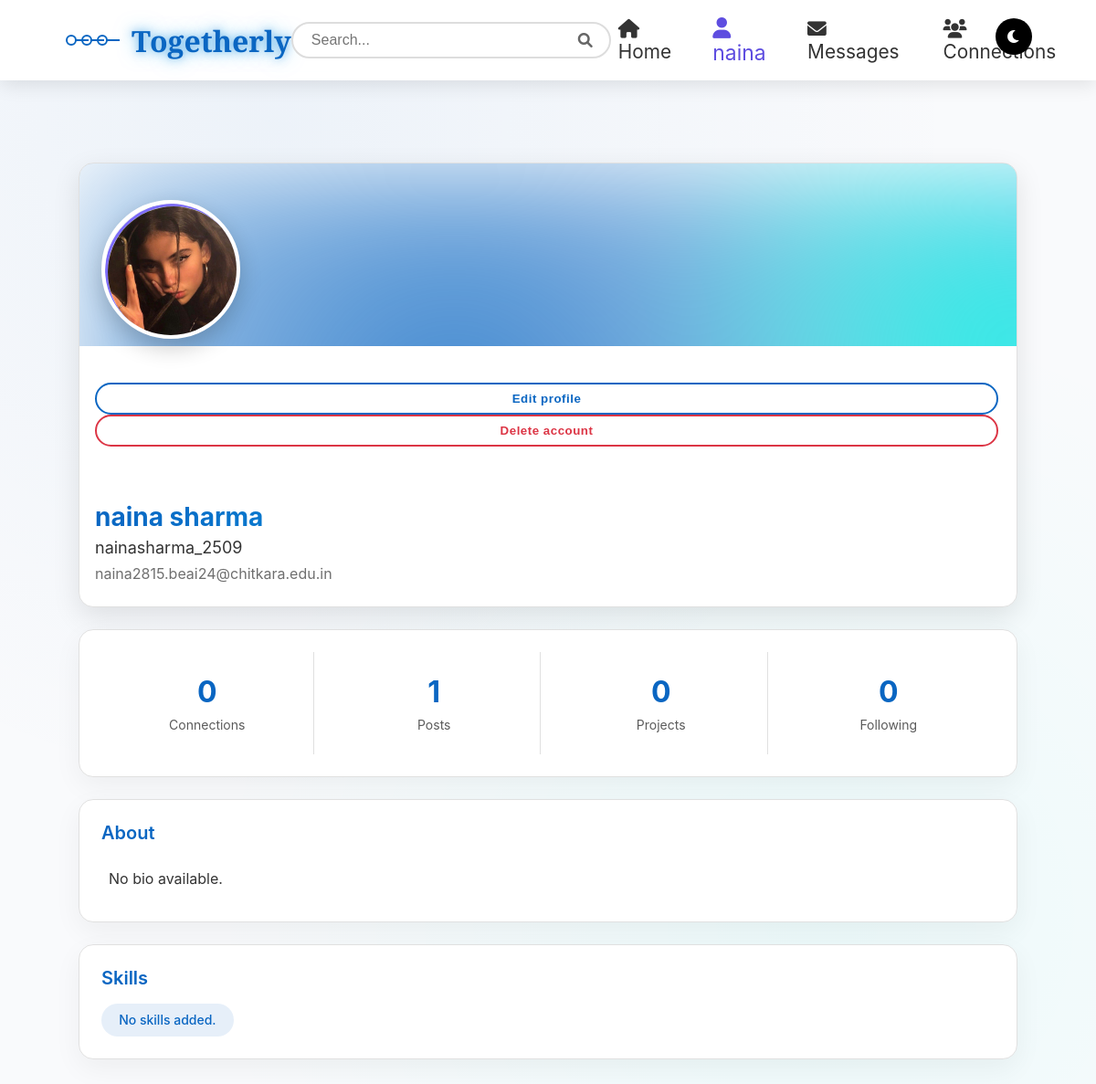
The app's page /user_profile/ (signed in) with its own data.
### users/models.py (models this page shows, shortened)
class User(AbstractUser):
    email = models.EmailField(unique=True)

class UserProfile(models.Model):
    user = models.OneToOneField('users.User', on_delete=models.CASCADE)
    name = models.CharField(max_length=200, blank=True, null=True)
    username = models.CharField(max_length=100, blank=True, null=True)
    email = models.EmailField(blank=True, null=True)
    bio = models.CharField(max_length=500, blank=True, null=True)
    skills = models.CharField(max_length=500, blank=True, null=True)
    profile_picture = models.ImageField(upload_to='profile_pics/', blank=True, null=True)
    def get_profile_picture_url(self):
        if self.profile_picture:
            return self.profile_picture.url
        return "https://static.vecteezy.com/system/resources/previews/005/544/718/non_2x/profile-icon-design-free-vector.jpg"

### users/views.py (the view)
# urls.py: path('user_profile/', views.profile, name='profile'),
@login_required
def profile(request):
    user_profile, created = UserProfile.objects.get_or_create(
        user=request.user,
        defaults={
            'name': f"{request.user.first_name} {request.user.last_name}".strip(),
            'username': request.user.username,
            'email': request.user.email,
        }
    )
    post_count = Post.objects.filter(user=request.user).count()
    skills = [s.strip() for s in user_profile.skills.split(',')] if user_profile.skills else []
    return render(request, 'users/userprofile.html', {
        'user': request.user,
        'user_profile': user_profile,
        'skills': skills,
        'post_count': post_count,  # Add post count to context
    })

### users/templates/users/userprofile.html (shortened to what this page needs)
{% load static %}
<!DOCTYPE html>
<html lang="en">
<head>
    <link rel="stylesheet" href="{% static 'users/userprofile.css' %}">
    <link rel="stylesheet" href="https://cdnjs.cloudflare.com/ajax/libs/font-awesome/6.0.0-beta3/css/all.min.css">
</head>
<body>
    <div class="navbar">
        <div class="logo">
            <div class="logo-icon">
                <div class="logo-circle"></div>
                <div class="logo-circle"></div>
                <div class="logo-circle"></div>
            </div>
            <span class="logo-text">Togetherly</span>
        </div>
        <div class="search-container">
            <div class="search-box">
                <input type="text" class="search-input" placeholder="Search...">
                <button class="search-btn" style="position: absolute; top: 0rem;">
                    <i class="fas fa-search"></i>
                </button>
            </div>
        </div>
        <div class="nav-links">
            {% if user.is_authenticated %}
                <div class="nav-item">
                    <a href="{% url 'home' %}"><i class="fas fa-home"></i> Home</a>
                </div>
                <div class="nav-item">
                    <a href="{% url 'profile' %}" style="color: rgb(94, 77, 224); transform: scale(1.1);"><i class="fas fa-user"></i> {{ user.first_name|default:user.username }} </a>
                </div>
                <div class="nav-item">
                    <a href="{% url 'messaging' %}"><i class="fas fa-envelope"></i> Messages</a>
                </div>
                <div class="nav-item">
                    <a href="{% url 'connections' %}"><i class="fas fa-users"></i> Connections</a>
                </div>
                <div class="nav-item">
                </div>
            {% endif %}
            <div class="nav-item">
                <button class="theme-toggle" id="themeToggle">
                    <i class="fas fa-moon"></i>
                </button>
            </div>
        </div>
    </div>
    <div class="container">
        <div class="profile-card">
            <div class="profile-background"><div class="aurora"></div></div>
            <div class="profile-info">
                <div class="profile-picture-container">
                    <div class="profile-picture">
                        {% if user.userprofile.get_profile_picture_url %}
                            <img src="{{ user.userprofile.get_profile_picture_url }}" alt="{{ user.username }}">
                        {% else %}
                            <img src="https://freesvg.org/img/abstract-user-flat-4.png" alt="{{ user.username }}">
                        {% endif %}
                    </div>
                </div>
                <div class="profile-actions">
                    <button class="btn" id="editProfile">Edit profile</button>
                    <form method="post" action="{% url 'delete_account' %}">
                        <button class="btn btn-danger" type="submit" onclick="return confirm('Are you sure you want to delete your account? This cannot be undone.')">Delete account</button>
                    </form>
                </div>
                <div class="profile-details">
                    <h1 class="profile-name">{{ user_profile.name|default:user.get_full_name|default:user.username }}</h1>
                    <div class="profile-headline">{{ user_profile.username|default:user.username }}</div>
                    <div class="profile-location">{{ user_profile.email|default:user.email }}</div>
                </div>
            </div>
        </div>
        <div class="stats-section">
            <div class="stat-card">
                <div class="stat-number">0</div>
                <div class="stat-label">Connections</div>
            </div>
            <div class="stat-card">
                <div class="stat-number">{{ post_count }}</div>
                <div class="stat-label">Posts</div>
            </div>
            <div class="stat-card">
                <div class="stat-number">0</div>
                <div class="stat-label">Projects</div>
            </div>
            <div class="stat-card">
                <div class="stat-number">0</div>
                <div class="stat-label">Following</div>
            </div>
        </div>
        <div class="bio-section">
            <div class="bio-header">
                <h3>About</h3>
            </div>
            <div class="bio-content">
                {{ user_profile.bio|default:"No bio available." }}
            </div>
        </div>
        <div class="skills-section">
            <h3>Skills</h3>
            <div class="skills-container">
                {% if skills %}
                    {% for skill in skills %}
                        <span class="skill-tag">{{ skill }}</span>
                    {% endfor %}
                {% else %}
                    <span class="skill-tag">No skills added.</span>
                {% endif %}
            </div>
        </div>
    </div>
</body>
</html>

### records on screen
User: first_name "naina", userprofile.get_profile_picture_url (picture)
UserProfile: name "naina sharma", username "nainasharma_2509", email "naina2815.beai24@chitkara.edu.in", bio "No bio available."

### other values on screen
{{ post_count }} "1"
